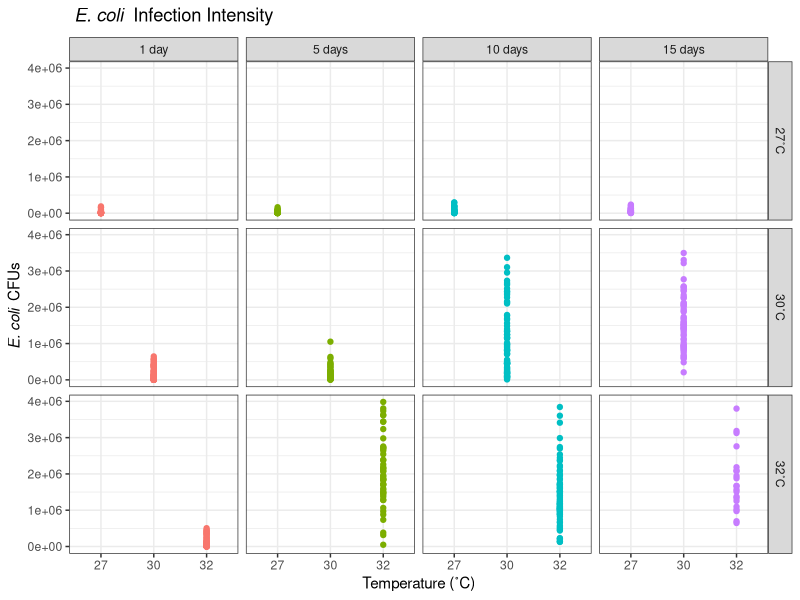
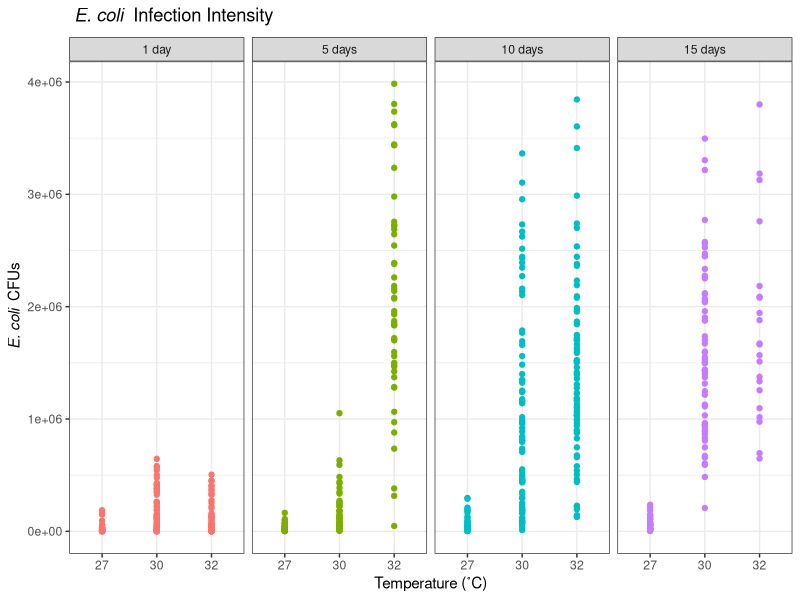
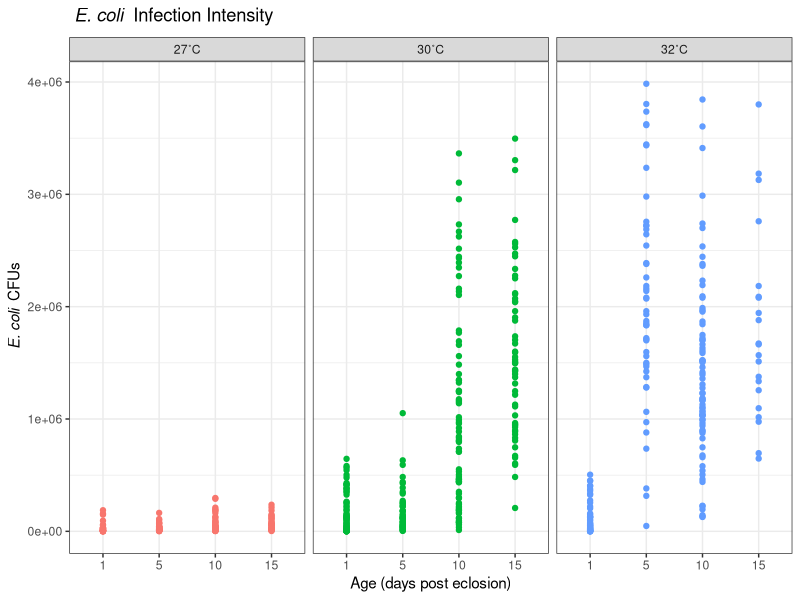
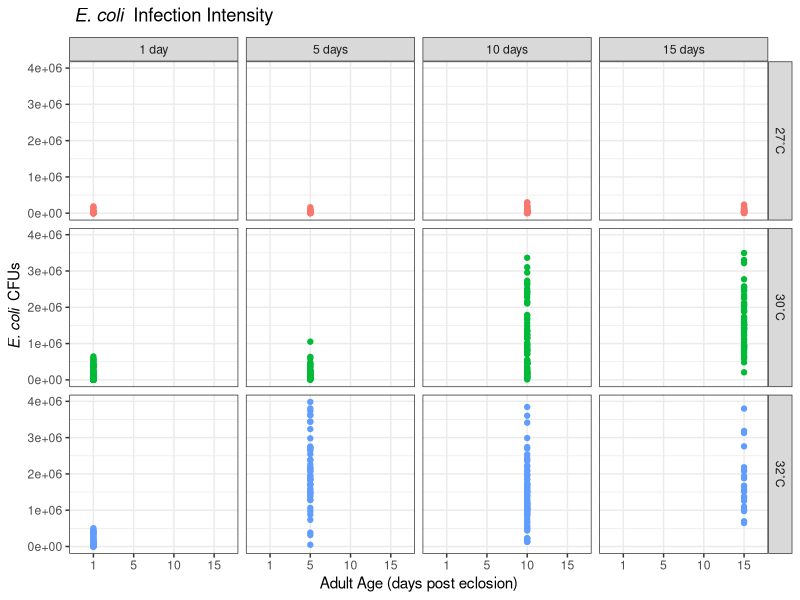
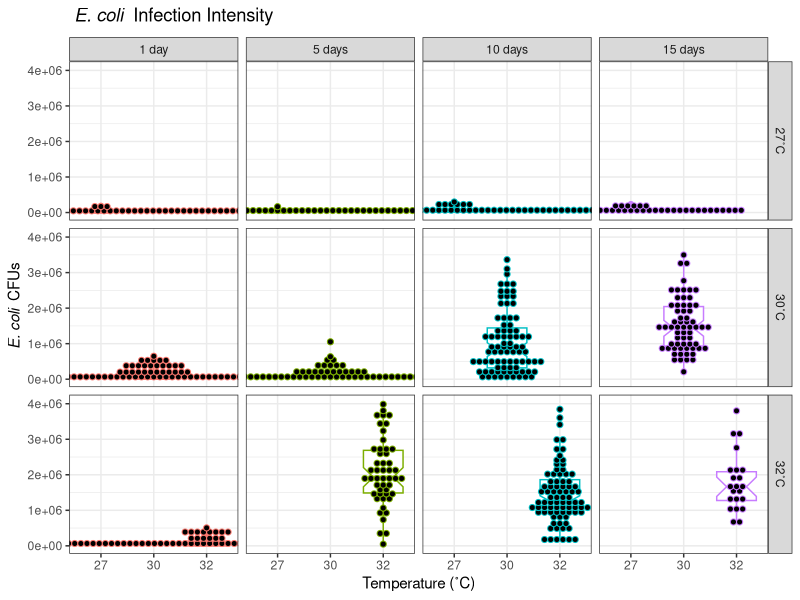
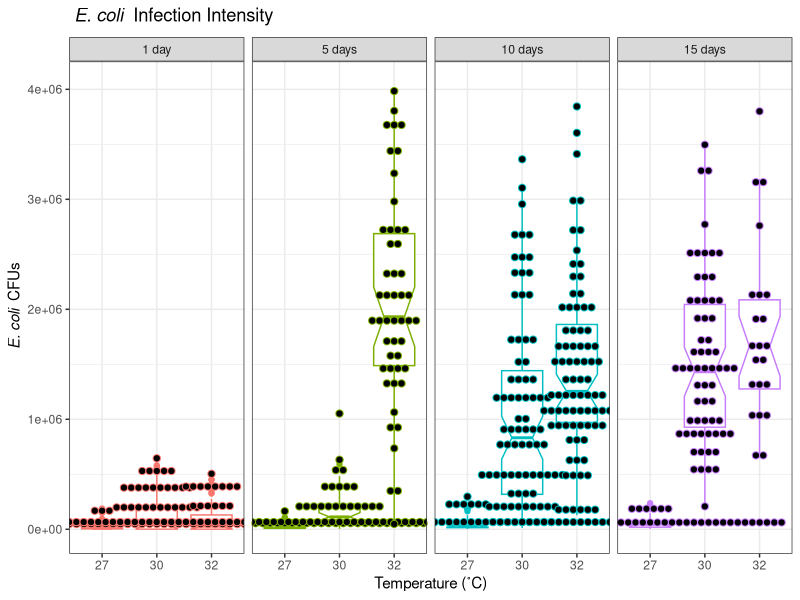
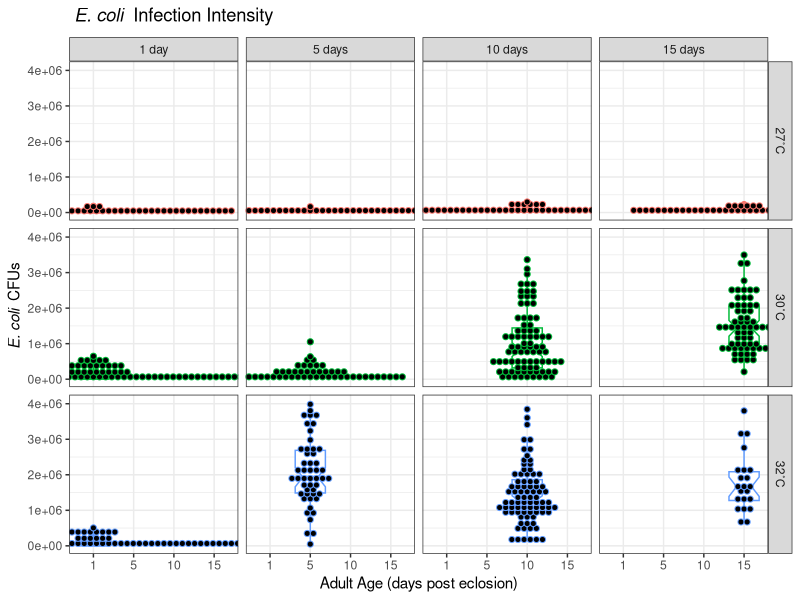
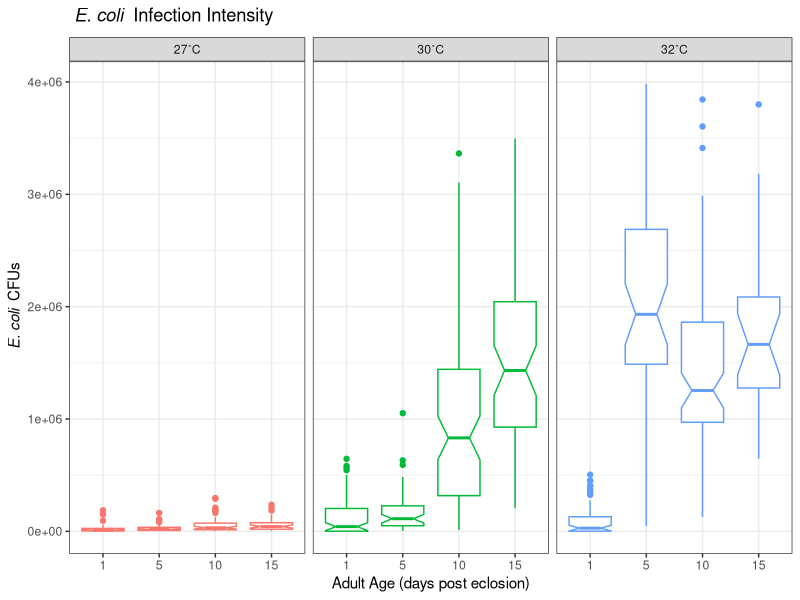

Write the R code that produced these figures, in order.
## ---- chunk 1
knitr::opts_chunk$set(echo = TRUE)

#load libraries needed:
library(readxl)
library(writexl)
library(ggplot2)
library(dplyr)
library(ggpubr)
library(tidyverse)
library(ggpubr)
library(rstatix)
library(car) 
library(ggpubr)

library(lattice)
library(MASS)

require(pscl) 
library(lmtest)
library(sandwich)
require(foreign)
require(fitdistrplus)

#import the data:
II_Data <- read_xlsx("Infection_Intensity_Data_JS_May2022.xlsx",
                     sheet = "R")
                     #col_types = c()) #import all PO Data

#format factors:
II_Data$Temperature <- as.factor(II_Data$Temperature)
II_Data$Age <- as.factor(II_Data$Age)
II_Data$Block <- as.factor(II_Data$Block)

str(II_Data)

#create labels for axes
templabs <- c("27˚C","30˚C","32˚C")
names(templabs)<- c("27","30","32")

agelabs <- c("1 day","5 days", "10 days", "15 days")
names(agelabs)<-c("1","5","10","15")
## ---- chunk 2
II_Data %>%
  count(Temperature,CFUs,Age)%>%
  ggplot(aes(x=Temperature,y=CFUs,color=Age))+ 
  scale_shape_identity(guide="legend")+
  geom_point()+
  facet_grid(Temperature~Age, labeller = labeller(Age=agelabs, Temperature=templabs))+
  labs(title=~italic("E. coli")~" Infection Intensity",
       x="Temperature (˚C)",parse=TRUE)+
  ylab(expression(~italic("E. coli")~" CFUs"))+theme_bw()+
  theme(legend.position = "none")

II_Data %>%
  count(Temperature,CFUs,Age)%>%
  ggplot(aes(x=Temperature,y=CFUs,color=Age))+ 
  scale_shape_identity(guide="legend")+
  geom_point()+
  facet_grid(~Age, labeller = labeller(Age=agelabs, Temperature=templabs))+
  labs(title=~italic("E. coli")~" Infection Intensity",
       x="Temperature (˚C)",parse=TRUE)+
  ylab(expression(~italic("E. coli")~" CFUs"))+theme_bw()+
  theme(legend.position = "none")

II_Data %>%
  count(Temperature,CFUs,Age)%>%
  ggplot(aes(x=Age,y=CFUs,color=Temperature))+ 
  scale_shape_identity(guide="legend")+
  geom_point()+
  facet_grid(~Temperature, labeller = labeller(Age=agelabs, Temperature=templabs))+
  labs(title=~italic("E. coli")~" Infection Intensity",
       x="Age (days post eclosion)",parse=TRUE)+
  ylab(expression(~italic("E. coli")~" CFUs"))+theme_bw()+
  theme(legend.position = "none")

#Graph 1b: raw data, age vs. CFUs
II_Data %>%
  count(Temperature,CFUs,Age)%>%
  ggplot(aes(x=Age,y=CFUs, color=Temperature))+ 
  scale_shape_identity(guide="legend")+
  geom_point()+
  facet_grid(Temperature~Age, labeller = labeller(Age=agelabs, Temperature=templabs))+
  labs(title=~italic("E. coli")~" Infection Intensity",
       x="Adult Age (days post eclosion)",parse=TRUE)+
  ylab(expression(~italic("E. coli")~" CFUs"))+theme_bw()+
  theme(legend.position = "none")

#Graph 2a: box plot of raw data, temp vs. CFUs
II_Data %>%
  ggplot(aes(x=Temperature,y=CFUs,color=Age))+
  facet_grid(Temperature~Age, labeller = labeller(Age=agelabs, Temperature=templabs))+
  labs(title=~italic("E. coli")~" Infection Intensity",
       x="Temperature (˚C)")+
  ylab(expression(~italic("E. coli")~" CFUs"))+
  #stat_summary(fun=mean,geom="point",shape=23,size=4)+
  geom_boxplot(notch = TRUE)+theme_bw()+
  geom_dotplot(binaxis='y', stackdir='center', dotsize=1.3)+
  theme(legend.position = "none")

II_Data %>%
  ggplot(aes(x=Temperature,y=CFUs,color=Age))+
  facet_grid(~Age, labeller = labeller(Age=agelabs, Temperature=templabs))+
  labs(title=~italic("E. coli")~" Infection Intensity",
       x="Temperature (˚C)")+
  ylab(expression(~italic("E. coli")~" CFUs"))+
  geom_boxplot(notch = TRUE)+theme_bw()+
  geom_dotplot(binaxis='y', stackdir='center', dotsize=0.5)+
  theme(legend.position = "none")

#Graph 2b: box plot of raw data, temp vs. CFUs
II_Data %>%
  ggplot(aes(x=Age,y=CFUs,color=Temperature))+
  facet_grid(Temperature~Age, labeller = labeller(Age=agelabs, Temperature=templabs))+
  labs(title=~italic("E. coli")~" Infection Intensity",
       x="Adult Age (days post eclosion)")+
  ylab(expression(~italic("E. coli")~" CFUs"))+
  #stat_summary(fun=mean,geom="point",shape=23,size=4)+
  geom_boxplot(notch = TRUE)+theme_bw()+
  geom_dotplot(binaxis='y', stackdir='center', dotsize=1.3)+
  theme(legend.position = "none")

II_Data %>%
  ggplot(aes(x=Age,y=CFUs,color=Temperature))+
  facet_grid(~Temperature, labeller = labeller(Age=agelabs, Temperature=templabs))+
  labs(title=~italic("E. coli")~" Infection Intensity",
       x="Adult Age (days post eclosion)")+
  ylab(expression(~italic("E. coli")~" CFUs"))+
  geom_boxplot(notch = TRUE)+theme_bw()+
  #geom_dotplot(binaxis='y', stackdir='center', dotsize=0.5)+
  theme(legend.position = "none")
## ---- chunk 3
#calculate the mean, median, SE, sd, etc.:
II_Summary <- II_Data %>%
  group_by(Temperature,Age) %>%
  summarise(mean_CFUs = mean(CFUs),
            median_CFUs = median(CFUs),
            sd_CFUs = sd(CFUs),
            n_CFUs = n(),
            SE_CFUs = sd(CFUs)/sqrt(n()))
## ---- chunk 4
#arithmetic means graphed:
II_Summary %>%
  count(Temperature,mean_CFUs,Age,SE_CFUs)%>%
  ggplot(aes(x=Temperature,y=mean_CFUs,color=Age,
             ymin=mean_CFUs-SE_CFUs, ymax=mean_CFUs+SE_CFUs))+
  geom_point()+
  facet_grid(Temperature~Age, labeller = labeller(Age=agelabs, Temperature=templabs))+
  labs(title="Mean "~italic("E. coli")~" Infection Intensity",
       x="Temperature (˚C)")+
  ylab(expression(~italic("E. coli")~" CFUs"))+
  geom_errorbar()+ theme_bw()+
  scale_shape(guide="none") + theme(legend.position = "none")

head(II_Summary)

II_Summary %>%
  count(Temperature,mean_CFUs,Age,SE_CFUs)%>%
  ggplot(aes(x=Temperature,y=mean_CFUs,color=Age,
             ymin=mean_CFUs-SE_CFUs, ymax=mean_CFUs+SE_CFUs))+
  geom_point()+
  facet_grid(~Age, labeller = labeller(Age=agelabs, Temperature=templabs))+
  labs(title="Mean "~italic("E. coli")~" Infection Intensity",
       x="Temperature (˚C)")+
  ylab(expression(~italic("E. coli")~" CFUs"))+
  geom_errorbar()+ theme_bw()+
  scale_shape(guide="none") + theme(legend.position = "none")

II_Summary %>%
  count(Temperature,mean_CFUs,Age,SE_CFUs)%>%
  ggplot(aes(x=Age,y=mean_CFUs,color=Temperature,
             ymin=mean_CFUs-SE_CFUs, ymax=mean_CFUs+SE_CFUs))+
  geom_point()+
  facet_grid(~Temperature, labeller = labeller(Age=agelabs, Temperature=templabs))+
  labs(title="Mean "~italic("E. coli")~" Infection Intensity",
       x="Adult Age (days post eclosion)")+
  ylab(expression(~italic("E. coli")~" CFUs"))+
  geom_errorbar()+ theme_bw()+
  scale_shape(guide="none") + theme(legend.position = "none")
## ---- chunk 5
